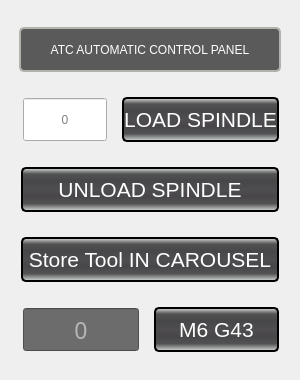
      <widget class="QFrame" name="frame_6">
       <property name="sizePolicy">
        <sizepolicy hsizetype="Fixed" vsizetype="Fixed">
         <horstretch>0</horstretch>
         <verstretch>0</verstretch>
        </sizepolicy>
       </property>
       <property name="minimumSize">
        <size>
         <width>300</width>
         <height>380</height>
        </size>
       </property>
       <property name="maximumSize">
        <size>
         <width>300</width>
         <height>380</height>
        </size>
       </property>
       <property name="styleSheet">
        <string notr="true"/>
       </property>
       <layout class="QVBoxLayout" name="verticalLayout_10">
        <property name="spacing">
         <number>5</number>
        </property>
        <property name="leftMargin">
         <number>19</number>
        </property>
        <property name="topMargin">
         <number>9</number>
        </property>
        <property name="rightMargin">
         <number>19</number>
        </property>
        <property name="bottomMargin">
         <number>9</number>
        </property>
        <item>
         <layout class="QHBoxLayout" name="horizontalLayout_25">
          <property name="spacing">
           <number>0</number>
          </property>
          <property name="leftMargin">
           <number>0</number>
          </property>
          <property name="topMargin">
           <number>2</number>
          </property>
          <property name="rightMargin">
           <number>0</number>
          </property>
          <property name="bottomMargin">
           <number>2</number>
          </property>
          <item>
           <widget class="QLabel" name="machine_column_header_3">
            <property name="minimumSize">
             <size>
              <width>0</width>
              <height>45</height>
             </size>
            </property>
            <property name="maximumSize">
             <size>
              <width>16777215</width>
              <height>45</height>
             </size>
            </property>
            <property name="styleSheet">
             <string notr="true">QLabel{
    border-style: solid;
    border-color: rgb(176, 179, 172);
    border-width: 2px;
    border-radius: 5px;
    color: white;
    background: rgb(90, 90, 90);
	font: 16pt &quot;Bebas Kai&quot;;
}</string>
            </property>
            <property name="text">
             <string>ATC AUTOMATIC CONTROL PANEL</string>
            </property>
            <property name="alignment">
             <set>Qt::AlignmentFlag::AlignCenter</set>
            </property>
           </widget>
          </item>
         </layout>
        </item>
        <item>
         <layout class="QHBoxLayout" name="horizontalLayout_26">
          <property name="spacing">
           <number>15</number>
          </property>
          <property name="sizeConstraint">
           <enum>QLayout::SizeConstraint::SetDefaultConstraint</enum>
          </property>
          <property name="leftMargin">
           <number>4</number>
          </property>
          <property name="topMargin">
           <number>2</number>
          </property>
          <property name="rightMargin">
           <number>2</number>
          </property>
          <property name="bottomMargin">
           <number>2</number>
          </property>
          <item>
           <widget class="VCPLineEdit" name="load_spindle_tool_number">
            <property name="sizePolicy">
             <sizepolicy hsizetype="Preferred" vsizetype="Preferred">
              <horstretch>200</horstretch>
              <verstretch>0</verstretch>
             </sizepolicy>
            </property>
            <property name="minimumSize">
             <size>
              <width>0</width>
              <height>43</height>
             </size>
            </property>
            <property name="maximumSize">
             <size>
              <width>16777215</width>
              <height>43</height>
             </size>
            </property>
            <property name="focusPolicy">
             <enum>Qt::FocusPolicy::ClickFocus</enum>
            </property>
            <property name="alignment">
             <set>Qt::AlignmentFlag::AlignCenter</set>
            </property>
            <property name="placeholderText">
             <string>0</string>
            </property>
            <property name="rules" stdset="0">
             <string>[{&quot;channels&quot;: [{&quot;url&quot;: &quot;tooltable:current_tool?tool_number&quot;, &quot;trigger&quot;: true}], &quot;property&quot;: &quot;Text&quot;, &quot;expression&quot;: &quot;str(0)&quot;, &quot;name&quot;: &quot;update tool num&quot;}, {&quot;channels&quot;: [{&quot;url&quot;: &quot;status:task_state?text&quot;, &quot;trigger&quot;: true}, {&quot;url&quot;: &quot;status:interp_state?text&quot;, &quot;trigger&quot;: true}], &quot;property&quot;: &quot;Enable&quot;, &quot;expression&quot;: &quot;ch[0] == 'On' and ch[1] == 'Idle'&quot;, &quot;name&quot;: &quot;enable/disable&quot;}]</string>
            </property>
            <property name="styleSet" stdset="0">
             <string>dataField17</string>
            </property>
           </widget>
          </item>
          <item>
           <widget class="SubCallButton" name="load_spindle_button">
            <property name="minimumSize">
             <size>
              <width>125</width>
              <height>45</height>
             </size>
            </property>
            <property name="maximumSize">
             <size>
              <width>16777215</width>
              <height>45</height>
             </size>
            </property>
            <property name="styleSheet">
             <string notr="true">QPushButton {
    color: white;
    border-color: black;
    border-style: solid;
    border-radius: 5px;
    border-width: 2px;
    background: qlineargradient(spread:pad, x1:0, y1:1, x2:0, y2:0, stop:0 rgba(213, 218, 216, 255), stop:0.169312 rgba(82, 82, 83, 255), stop:0.328042 rgba(72, 70, 73, 255), stop:0.492063 rgba(78, 77, 79, 255), stop:0.703704 rgba(72, 70, 73, 255), stop:0.86 rgba(82, 82, 83, 255), stop:1 rgba(213, 218, 216, 255));
}

QPushButton {
    font-family: &quot;Bebas Kai&quot;;
    font-size: 16pt;
}

QPushButton:disabled {
    border-color: gray;
}

QPushButton:hover {
    background:  qlineargradient(x1: 0, y1: 0, x2: 0, y2: 1,
                                     stop: 0 #A19E9E, stop: 1.0 #5C5959);
}

QPushButton:pressed {
    background:  qlineargradient(spread:pad, x1:0, y1:0, x2:0, y2:1, stop:0 rgba(85, 85, 238, 255), stop:0.544974 rgba(90, 91, 239, 255), stop:1 rgba(126, 135, 243, 255));
}

QPushButton:checked[option=&quot;true&quot;] {
    background:  qlineargradient(spread:pad, x1:0, y1:0, x2:0, y2:1, stop:0 rgba(85, 85, 238, 255), stop:0.544974 rgba(90, 91, 239, 255), stop:1 rgba(126, 135, 243, 255));
}

QPushButton:checked {
    background:  qlineargradient(spread:pad, x1:0, y1:0, x2:0, y2:1, stop:0 rgba(85, 85, 238, 255), stop:0.544974 rgba(90, 91, 239, 255), stop:1 rgba(126, 135, 243, 255));
}
</string>
            </property>
            <property name="text">
             <string>LOAD SPINDLE</string>
            </property>
            <property name="filename" stdset="0">
             <string>load_spindle_safety.ngc</string>
            </property>
           </widget>
          </item>
         </layout>
        </item>
        <item>
         <layout class="QHBoxLayout" name="horizontalLayout_14">
          <property name="spacing">
           <number>0</number>
          </property>
          <property name="sizeConstraint">
           <enum>QLayout::SizeConstraint::SetDefaultConstraint</enum>
          </property>
          <property name="leftMargin">
           <number>2</number>
          </property>
          <property name="topMargin">
           <number>2</number>
          </property>
          <property name="rightMargin">
           <number>2</number>
          </property>
          <property name="bottomMargin">
           <number>2</number>
          </property>
          <item>
           <widget class="SubCallButton" name="remove_tool">
            <property name="minimumSize">
             <size>
              <width>125</width>
              <height>45</height>
             </size>
            </property>
            <property name="maximumSize">
             <size>
              <width>16777215</width>
              <height>45</height>
             </size>
            </property>
            <property name="styleSheet">
             <string notr="true">QPushButton {
    color: white;
    border-color: black;
    border-style: solid;
    border-radius: 5px;
    border-width: 2px;
    background: qlineargradient(spread:pad, x1:0, y1:1, x2:0, y2:0, stop:0 rgba(213, 218, 216, 255), stop:0.169312 rgba(82, 82, 83, 255), stop:0.328042 rgba(72, 70, 73, 255), stop:0.492063 rgba(78, 77, 79, 255), stop:0.703704 rgba(72, 70, 73, 255), stop:0.86 rgba(82, 82, 83, 255), stop:1 rgba(213, 218, 216, 255));
}

QPushButton {
    font-family: &quot;Bebas Kai&quot;;
    font-size: 16pt;
}

QPushButton:disabled {
    border-color: gray;
}

QPushButton:hover {
    background:  qlineargradient(x1: 0, y1: 0, x2: 0, y2: 1,
                                     stop: 0 #A19E9E, stop: 1.0 #5C5959);
}

QPushButton:pressed {
    background:  qlineargradient(spread:pad, x1:0, y1:0, x2:0, y2:1, stop:0 rgba(85, 85, 238, 255), stop:0.544974 rgba(90, 91, 239, 255), stop:1 rgba(126, 135, 243, 255));
}

QPushButton:checked[option=&quot;true&quot;] {
    background:  qlineargradient(spread:pad, x1:0, y1:0, x2:0, y2:1, stop:0 rgba(85, 85, 238, 255), stop:0.544974 rgba(90, 91, 239, 255), stop:1 rgba(126, 135, 243, 255));
}

QPushButton:checked {
    background:  qlineargradient(spread:pad, x1:0, y1:0, x2:0, y2:1, stop:0 rgba(85, 85, 238, 255), stop:0.544974 rgba(90, 91, 239, 255), stop:1 rgba(126, 135, 243, 255));
}
</string>
            </property>
            <property name="text">
             <string>UNLOAD SPINDLE</string>
            </property>
            <property name="filename" stdset="0">
             <string>unload_spindle.ngc</string>
            </property>
           </widget>
          </item>
         </layout>
        </item>
        <item>
         <layout class="QHBoxLayout" name="horizontalLayout_21">
          <property name="spacing">
           <number>0</number>
          </property>
          <property name="leftMargin">
           <number>2</number>
          </property>
          <property name="topMargin">
           <number>2</number>
          </property>
          <property name="rightMargin">
           <number>2</number>
          </property>
          <property name="bottomMargin">
           <number>2</number>
          </property>
          <item>
           <widget class="SubCallButton" name="store_tool_in_spindle">
            <property name="minimumSize">
             <size>
              <width>125</width>
              <height>45</height>
             </size>
            </property>
            <property name="maximumSize">
             <size>
              <width>16777215</width>
              <height>45</height>
             </size>
            </property>
            <property name="styleSheet">
             <string notr="true">QPushButton {
    color: white;
    border-color: black;
    border-style: solid;
    border-radius: 5px;
    border-width: 2px;
    background: qlineargradient(spread:pad, x1:0, y1:1, x2:0, y2:0, stop:0 rgba(213, 218, 216, 255), stop:0.169312 rgba(82, 82, 83, 255), stop:0.328042 rgba(72, 70, 73, 255), stop:0.492063 rgba(78, 77, 79, 255), stop:0.703704 rgba(72, 70, 73, 255), stop:0.86 rgba(82, 82, 83, 255), stop:1 rgba(213, 218, 216, 255));
}

QPushButton {
    font-family: &quot;Bebas Kai&quot;;
    font-size: 16pt;
}

QPushButton:disabled {
    border-color: gray;
}

QPushButton:hover {
    background:  qlineargradient(x1: 0, y1: 0, x2: 0, y2: 1,
                                     stop: 0 #A19E9E, stop: 1.0 #5C5959);
}

QPushButton:pressed {
    background:  qlineargradient(spread:pad, x1:0, y1:0, x2:0, y2:1, stop:0 rgba(85, 85, 238, 255), stop:0.544974 rgba(90, 91, 239, 255), stop:1 rgba(126, 135, 243, 255));
}

QPushButton:checked[option=&quot;true&quot;] {
    background:  qlineargradient(spread:pad, x1:0, y1:0, x2:0, y2:1, stop:0 rgba(85, 85, 238, 255), stop:0.544974 rgba(90, 91, 239, 255), stop:1 rgba(126, 135, 243, 255));
}

QPushButton:checked {
    background:  qlineargradient(spread:pad, x1:0, y1:0, x2:0, y2:1, stop:0 rgba(85, 85, 238, 255), stop:0.544974 rgba(90, 91, 239, 255), stop:1 rgba(126, 135, 243, 255));
}
</string>
            </property>
            <property name="text">
             <string>Store Tool IN CAROUSEL</string>
            </property>
            <property name="filename" stdset="0">
             <string>store_tool_in_carousel.ngc</string>
            </property>
           </widget>
          </item>
         </layout>
        </item>
        <item>
         <layout class="QHBoxLayout" name="horizontalLayout_134">
          <property name="spacing">
           <number>15</number>
          </property>
          <property name="leftMargin">
           <number>4</number>
          </property>
          <property name="topMargin">
           <number>2</number>
          </property>
          <property name="rightMargin">
           <number>2</number>
          </property>
          <property name="bottomMargin">
           <number>2</number>
          </property>
          <item>
           <widget class="VCPLineEdit" name="tool_number_entry_atc_page">
            <property name="sizePolicy">
             <sizepolicy hsizetype="Preferred" vsizetype="Fixed">
              <horstretch>200</horstretch>
              <verstretch>0</verstretch>
             </sizepolicy>
            </property>
            <property name="minimumSize">
             <size>
              <width>0</width>
              <height>43</height>
             </size>
            </property>
            <property name="sizeIncrement">
             <size>
              <width>0</width>
              <height>40</height>
             </size>
            </property>
            <property name="palette">
             <palette>
              <active>
               <colorrole role="WindowText">
                <brush brushstyle="SolidPattern">
                 <color alpha="255">
                  <red>255</red>
                  <green>255</green>
                  <blue>255</blue>
                 </color>
                </brush>
               </colorrole>
               <colorrole role="Button">
                <brush brushstyle="SolidPattern">
                 <color alpha="255">
                  <red>108</red>
                  <green>108</green>
                  <blue>108</blue>
                 </color>
                </brush>
               </colorrole>
               <colorrole role="Text">
                <brush brushstyle="SolidPattern">
                 <color alpha="255">
                  <red>255</red>
                  <green>255</green>
                  <blue>255</blue>
                 </color>
                </brush>
               </colorrole>
               <colorrole role="ButtonText">
                <brush brushstyle="SolidPattern">
                 <color alpha="255">
                  <red>255</red>
                  <green>255</green>
                  <blue>255</blue>
                 </color>
                </brush>
               </colorrole>
               <colorrole role="Base">
                <brush brushstyle="SolidPattern">
                 <color alpha="255">
                  <red>108</red>
                  <green>108</green>
                  <blue>108</blue>
                 </color>
                </brush>
               </colorrole>
               <colorrole role="Window">
                <brush brushstyle="SolidPattern">
                 <color alpha="255">
                  <red>108</red>
                  <green>108</green>
                  <blue>108</blue>
                 </color>
                </brush>
               </colorrole>
               <colorrole role="Highlight">
                <brush brushstyle="SolidPattern">
                 <color alpha="255">
                  <red>65</red>
                  <green>84</green>
                  <blue>255</blue>
                 </color>
                </brush>
               </colorrole>
               <colorrole role="HighlightedText">
                <brush brushstyle="SolidPattern">
                 <color alpha="255">
                  <red>255</red>
                  <green>255</green>
                  <blue>255</blue>
                 </color>
                </brush>
               </colorrole>
               <colorrole role="PlaceholderText">
                <brush brushstyle="SolidPattern">
                 <color alpha="128">
                  <red>255</red>
                  <green>255</green>
                  <blue>255</blue>
                 </color>
                </brush>
               </colorrole>
              </active>
              <inactive>
               <colorrole role="WindowText">
                <brush brushstyle="SolidPattern">
                 <color alpha="255">
                  <red>255</red>
                  <green>255</green>
                  <blue>255</blue>
                 </color>
                </brush>
               </colorrole>
               <colorrole role="Button">
                <brush brushstyle="SolidPattern">
                 <color alpha="255">
                  <red>108</red>
                  <green>108</green>
                  <blue>108</blue>
                 </color>
                </brush>
               </colorrole>
               <colorrole role="Text">
                <brush brushstyle="SolidPattern">
                 <color alpha="255">
                  <red>255</red>
                  <green>255</green>
                  <blue>255</blue>
                 </color>
                </brush>
               </colorrole>
               <colorrole role="ButtonText">
                <brush brushstyle="SolidPattern">
                 <color alpha="255">
                  <red>255</red>
                  <green>255</green>
                  <blue>255</blue>
                 </color>
                </brush>
               </colorrole>
               <colorrole role="Base">
                <brush brushstyle="SolidPattern">
                 <color alpha="255">
                  <red>108</red>
                  <green>108</green>
                  <blue>108</blue>
                 </color>
                </brush>
               </colorrole>
               <colorrole role="Window">
                <brush brushstyle="SolidPattern">
                 <color alpha="255">
                  <red>108</red>
                  <green>108</green>
                  <blue>108</blue>
                 </color>
                </brush>
               </colorrole>
               <colorrole role="Highlight">
                <brush brushstyle="SolidPattern">
                 <color alpha="255">
                  <red>65</red>
                  <green>84</green>
                  <blue>255</blue>
                 </color>
                </brush>
               </colorrole>
               <colorrole role="HighlightedText">
                <brush brushstyle="SolidPattern">
                 <color alpha="255">
                  <red>255</red>
                  <green>255</green>
                  <blue>255</blue>
                 </color>
                </brush>
               </colorrole>
               <colorrole role="PlaceholderText">
                <brush brushstyle="SolidPattern">
                 <color alpha="128">
                  <red>255</red>
                  <green>255</green>
                  <blue>255</blue>
                 </color>
                </brush>
               </colorrole>
              </inactive>
              <disabled>
               <colorrole role="WindowText">
                <brush brushstyle="SolidPattern">
                 <color alpha="255">
                  <red>255</red>
                  <green>255</green>
                  <blue>255</blue>
                 </color>
                </brush>
               </colorrole>
               <colorrole role="Button">
                <brush brushstyle="SolidPattern">
                 <color alpha="255">
                  <red>108</red>
                  <green>108</green>
                  <blue>108</blue>
                 </color>
                </brush>
               </colorrole>
               <colorrole role="Text">
                <brush brushstyle="SolidPattern">
                 <color alpha="255">
                  <red>255</red>
                  <green>255</green>
                  <blue>255</blue>
                 </color>
                </brush>
               </colorrole>
               <colorrole role="ButtonText">
                <brush brushstyle="SolidPattern">
                 <color alpha="255">
                  <red>255</red>
                  <green>255</green>
                  <blue>255</blue>
                 </color>
                </brush>
               </colorrole>
               <colorrole role="Base">
                <brush brushstyle="SolidPattern">
                 <color alpha="255">
                  <red>108</red>
                  <green>108</green>
                  <blue>108</blue>
                 </color>
                </brush>
               </colorrole>
               <colorrole role="Window">
                <brush brushstyle="SolidPattern">
                 <color alpha="255">
                  <red>108</red>
                  <green>108</green>
                  <blue>108</blue>
                 </color>
                </brush>
               </colorrole>
               <colorrole role="Highlight">
                <brush brushstyle="SolidPattern">
                 <color alpha="255">
                  <red>65</red>
                  <green>84</green>
                  <blue>255</blue>
                 </color>
                </brush>
               </colorrole>
               <colorrole role="HighlightedText">
                <brush brushstyle="SolidPattern">
                 <color alpha="255">
                  <red>255</red>
                  <green>255</green>
                  <blue>255</blue>
                 </color>
                </brush>
               </colorrole>
               <colorrole role="PlaceholderText">
                <brush brushstyle="SolidPattern">
                 <color alpha="128">
                  <red>255</red>
                  <green>255</green>
                  <blue>255</blue>
                 </color>
                </brush>
               </colorrole>
              </disabled>
             </palette>
            </property>
            <property name="font">
             <font>
              <family>Bebas Kai</family>
              <pointsize>17</pointsize>
              <italic>false</italic>
              <bold>false</bold>
             </font>
            </property>
            <property name="focusPolicy">
             <enum>Qt::FocusPolicy::ClickFocus</enum>
            </property>
            <property name="contextMenuPolicy">
             <enum>Qt::ContextMenuPolicy::NoContextMenu</enum>
            </property>
            <property name="frame">
             <bool>true</bool>
            </property>
            <property name="alignment">
             <set>Qt::AlignmentFlag::AlignCenter</set>
            </property>
            <property name="placeholderText">
             <string>0</string>
            </property>
            <property name="rules" stdset="0">
             <string>[{&quot;channels&quot;: [{&quot;url&quot;: &quot;tooltable:current_tool?tool_number&quot;, &quot;trigger&quot;: true}], &quot;property&quot;: &quot;Text&quot;, &quot;expression&quot;: &quot;str(ch[0])&quot;, &quot;name&quot;: &quot;update tool num&quot;}, {&quot;channels&quot;: [{&quot;url&quot;: &quot;status:task_state?text&quot;, &quot;trigger&quot;: true}, {&quot;url&quot;: &quot;status:interp_state?text&quot;, &quot;trigger&quot;: true}], &quot;property&quot;: &quot;Enable&quot;, &quot;expression&quot;: &quot;ch[0] == 'On' and ch[1] == 'Idle'&quot;, &quot;name&quot;: &quot;enable/disable&quot;}]</string>
            </property>
            <property name="styleSet" stdset="0">
             <string>dataField17</string>
            </property>
           </widget>
          </item>
          <item>
           <widget class="SubCallButton" name="m6_tool_call_button_atc_page">
            <property name="minimumSize">
             <size>
              <width>125</width>
              <height>45</height>
             </size>
            </property>
            <property name="maximumSize">
             <size>
              <width>16777215</width>
              <height>45</height>
             </size>
            </property>
            <property name="styleSheet">
             <string notr="true">QPushButton {
    color: white;
    border-color: black;
    border-style: solid;
    border-radius: 5px;
    border-width: 2px;
    background: qlineargradient(spread:pad, x1:0, y1:1, x2:0, y2:0, stop:0 rgba(213, 218, 216, 255), stop:0.169312 rgba(82, 82, 83, 255), stop:0.328042 rgba(72, 70, 73, 255), stop:0.492063 rgba(78, 77, 79, 255), stop:0.703704 rgba(72, 70, 73, 255), stop:0.86 rgba(82, 82, 83, 255), stop:1 rgba(213, 218, 216, 255));
}

QPushButton {
    font-family: &quot;Bebas Kai&quot;;
    font-size: 16pt;
}

QPushButton:disabled {
    border-color: gray;
}

QPushButton:hover {
    background:  qlineargradient(x1: 0, y1: 0, x2: 0, y2: 1,
                                     stop: 0 #A19E9E, stop: 1.0 #5C5959);
}

QPushButton:pressed {
    background:  qlineargradient(spread:pad, x1:0, y1:0, x2:0, y2:1, stop:0 rgba(85, 85, 238, 255), stop:0.544974 rgba(90, 91, 239, 255), stop:1 rgba(126, 135, 243, 255));
}

QPushButton:checked[option=&quot;true&quot;] {
    background:  qlineargradient(spread:pad, x1:0, y1:0, x2:0, y2:1, stop:0 rgba(85, 85, 238, 255), stop:0.544974 rgba(90, 91, 239, 255), stop:1 rgba(126, 135, 243, 255));
}

QPushButton:checked {
    background:  qlineargradient(spread:pad, x1:0, y1:0, x2:0, y2:1, stop:0 rgba(85, 85, 238, 255), stop:0.544974 rgba(90, 91, 239, 255), stop:1 rgba(126, 135, 243, 255));
}
</string>
            </property>
            <property name="text">
             <string>M6 G43</string>
            </property>
            <property name="filename" stdset="0">
             <string>m6_tool_call_atc_page.ngc</string>
            </property>
           </widget>
          </item>
         </layout>
        </item>
       </layout>
      </widget>
